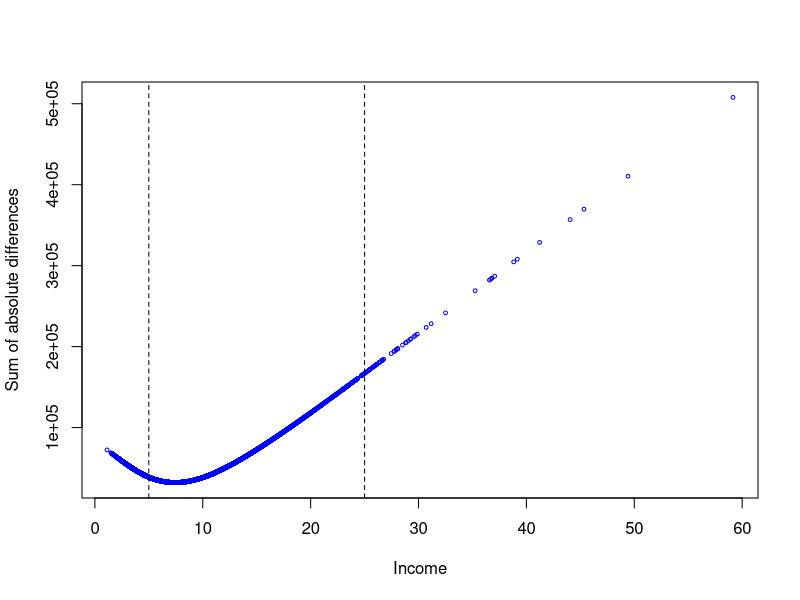
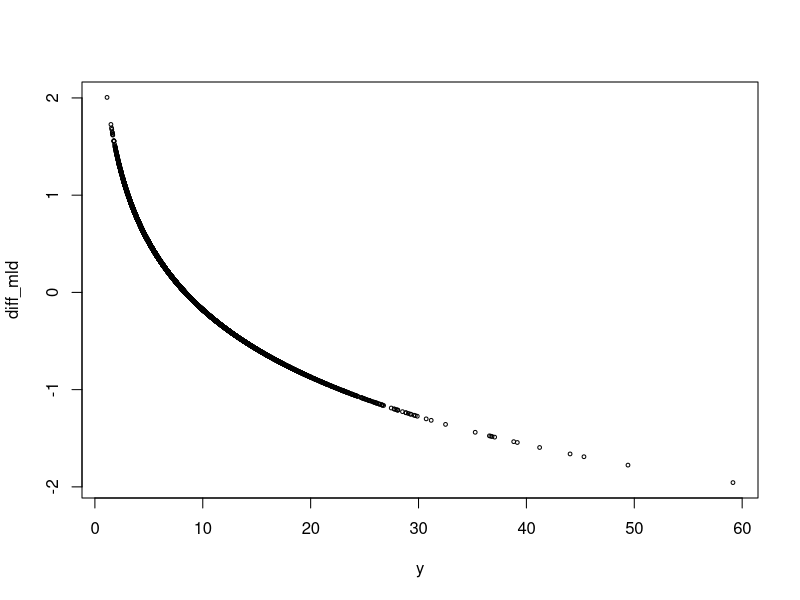

Source code (R) for these figures, in order:
## ---- chunk 1
N <- 1e3
y <- rlnorm(1e4, meanlog = 2, 0.5)

abs_diff_gini <- sapply(y, function(a) sum(abs(a - y)) )
plot(abs_diff_gini~y,cex = 0.5, col = "blue",
     ylab = "Sum of absolute differences",
     xlab = "Income")
abline(v = 5, lty = 2)
abline(v = 25, lty = 2)

## ---- chunk 2
# log difference, mean log deviation.
diff_mld <- sapply(y, function(a) log(mean(y)/a))
plot(diff_mld~y, cex = 0.5)
